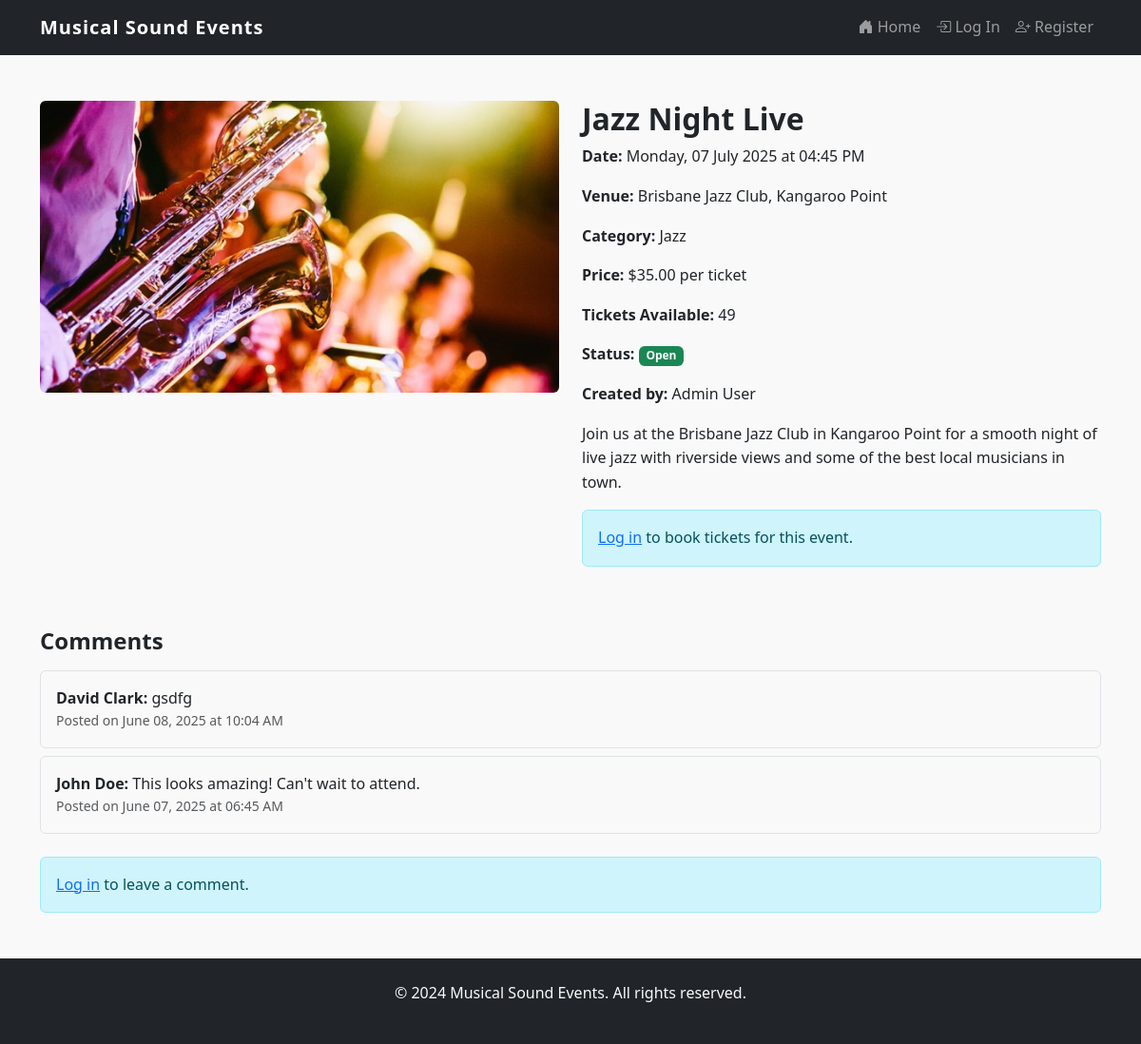
Before: /event/1 with the older database file.
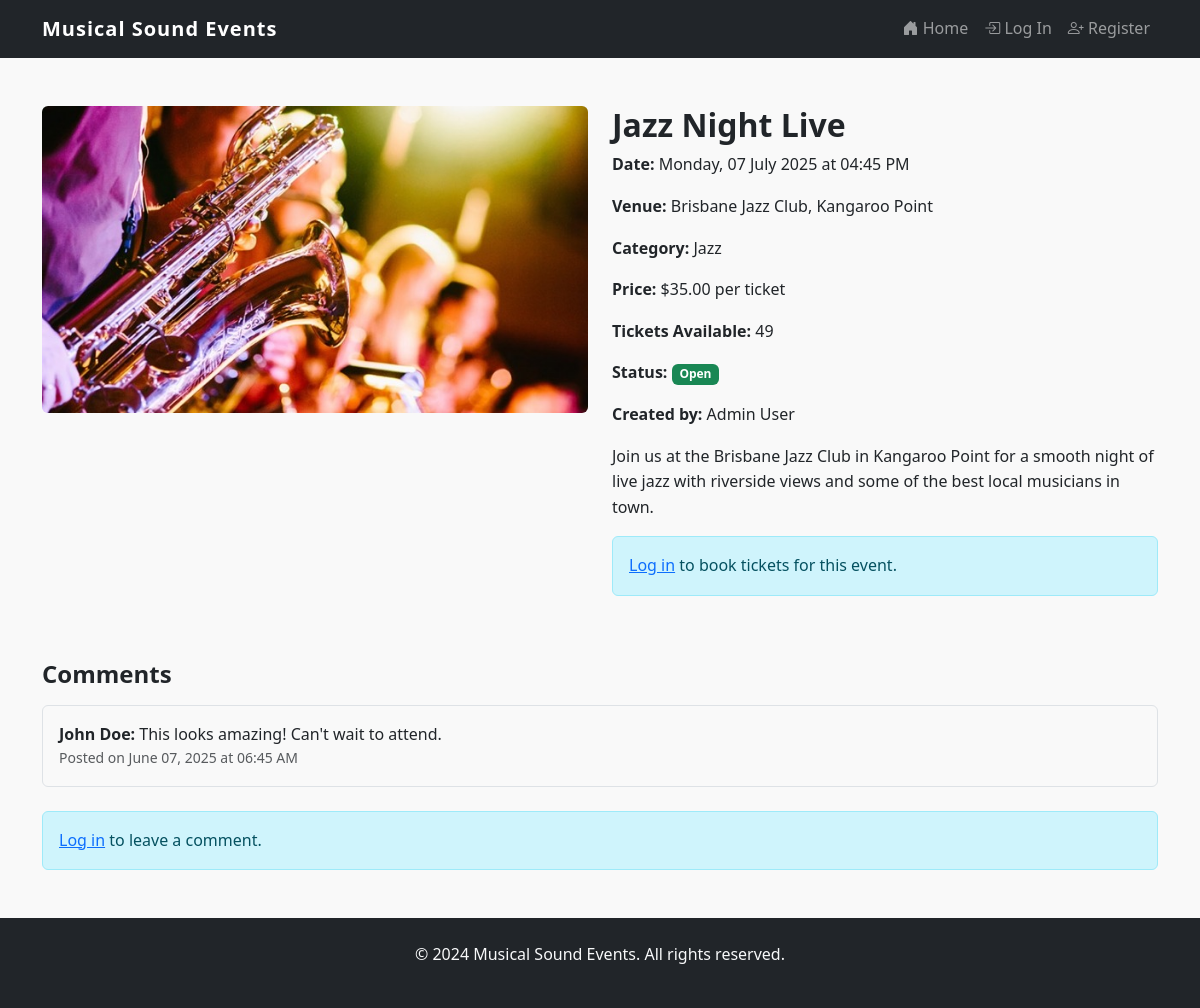
After: the same page with the newer database file.
### website/models.py (models this page shows)
class Comment(db.Model):
    id = db.Column(db.Integer, primary_key=True)
    content = db.Column(db.Text, nullable=False)
    created_at = db.Column(db.DateTime, default=datetime.utcnow)
    user_id = db.Column(db.Integer, db.ForeignKey('user.id'), nullable=False)
    event_id = db.Column(db.Integer, db.ForeignKey('event.id'), nullable=False)

class User(db.Model, UserMixin):
    id = db.Column(db.Integer, primary_key=True)
    first_name = db.Column(db.String(100), nullable=False)
    surname = db.Column(db.String(100), nullable=False)
    name = db.Column(db.String(150), nullable=False, unique=True)
    email = db.Column(db.String(150), nullable=False, unique=True)
    password_hash = db.Column(db.String(150), nullable=False)
    contact_number = db.Column(db.String(20), nullable=False)
    street_address = db.Column(db.Text, nullable=False)
    comments = db.relationship('Comment', backref='user')
    orders = db.relationship('Order', backref='user')
    events = db.relationship('Event', backref='creator')

### website/views.py (the view)
@main_bp.route('/event/<int:id>') # Route for event details
def event_detail(id):
    event = Event.query.get_or_404(id)
    comment_form = CommentForm()
    booking_form = BookingForm()
    comments = Comment.query.filter_by(event_id=id).order_by(Comment.created_at.desc()).all()
    return render_template('event.html', event=event, comment_form=comment_form,
                         booking_form=booking_form, comments=comments)

### website/templates/event.html (shortened to what the changed rows need)
{% extends "base.html" %}
{% block content %}
<div class="container my-5">
    <div class="row">
        <div class="col-md-6">
            <h2>{{ event.name }}</h2>
        </div>
    </div>
</div>
<div class="container my-5">
    {% if comments %}
        <div class="mb-4">
            {% for comment in comments %}
                <div class="border p-3 rounded mb-2">
                    <strong>{{ comment.user.first_name }} {{ comment.user.surname }}:</strong> {{ comment.content }}
                    <div class="text-muted small">Posted on {{ comment.created_at.strftime('%B %d, %Y at %I:%M %p') }}</div>
                </div>
            {% endfor %}
        </div>
    {% else %}
        <p class="text-muted">No comments yet. Be the first to comment!</p>
    {% endif %}
</div>
{% endblock %}

Changed rows visible on the page:
removed Comment: user.first_name "David", user.surname "Clark", content "gsdfg", created_at "June 08, 2025 at 10:04 AM"
